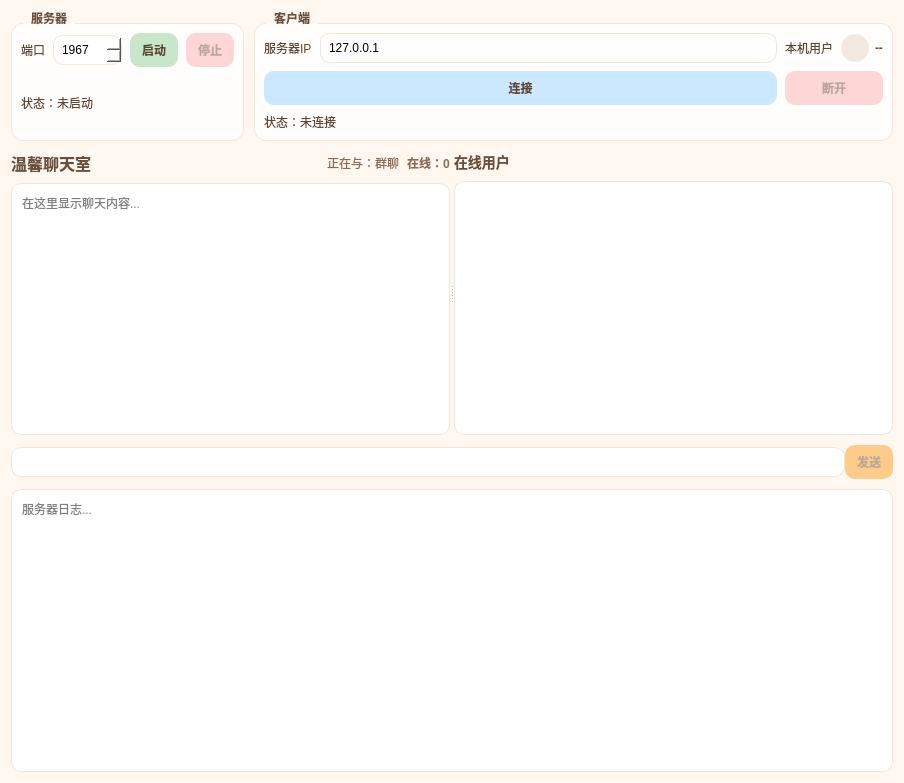
<?xml version="1.0" encoding="UTF-8"?>
<ui version="4.0">
 <class>ChatExchangeWindow</class>
 <widget class="QWidget" name="ChatExchangeWindow">
  <property name="geometry">
   <rect>
    <x>0</x>
    <y>0</y>
    <width>904</width>
    <height>783</height>
   </rect>
  </property>
  <property name="windowTitle">
   <string>聊天交流</string>
  </property>
  <property name="styleSheet">
   <string notr="true">
QWidget#ChatExchangeWindow{
  background-color:#FFF7F0;
}

QGroupBox{
  font-weight:600;
  border:1px solid #f1e6d8;
  border-radius:12px;
  margin-top:12px;
  background:rgba(255,255,255,0.85);
}
QGroupBox::title{
  subcontrol-origin: margin;
  subcontrol-position: top left;
  left:12px;
  padding:0 6px;
  color:#6b4f3a;
}

QLabel{ color:#5e4632; }

QLineEdit, QSpinBox, QPlainTextEdit, QTextBrowser, QListWidget{
  border:1px solid #f1e6d8;
  border-radius:10px;
  background:#ffffff;
  padding:6px;
}

QListWidget::item{ padding:7px 10px; border-radius:8px; }
QListWidget::item:hover{ background:#fff1dd; }
QListWidget::item:selected{ background:#FFE6A7; }

QPushButton{
  border:none;
  border-radius:10px;
  padding:8px 12px;
  background:#f2e8e0;
  color:#5e4632;
  font-weight:600;
}
QPushButton:hover{ background:#eadcd2; }
QPushButton:pressed{ background:#e2d0c4; }
QPushButton:disabled{ background:#f6f0ea; color:#b8a79a; }

QPushButton#sendButton{ background:#ffcb8a; }
QPushButton#sendButton:hover{ background:#ffb86b; }

QPushButton#connectButton{ background:#cce8ff; }
QPushButton#connectButton:hover{ background:#b3dcff; }

QPushButton#disconnectButton{ background:#ffd6d6; }
QPushButton#disconnectButton:hover{ background:#ffbdbd; }

QPushButton#startServerButton{ background:#c8e6c9; }
QPushButton#startServerButton:hover{ background:#b9dfba; }

QPushButton#stopServerButton{ background:#ffd6d6; }
QPushButton#stopServerButton:hover{ background:#ffbdbd; }
   </string>
  </property>
  <layout class="QVBoxLayout" name="verticalLayout">
   <property name="spacing">
    <number>10</number>
   </property>
   <item>
    <layout class="QHBoxLayout" name="topLayout">
     <property name="spacing">
      <number>10</number>
     </property>
     <item>
      <widget class="QGroupBox" name="serverGroupBox">
       <property name="title">
        <string>服务器</string>
       </property>
       <layout class="QGridLayout" name="gridLayout_server">
        <property name="spacing">
         <number>8</number>
        </property>
        <item row="0" column="0">
         <widget class="QLabel" name="portLabel">
          <property name="text">
           <string>端口</string>
          </property>
         </widget>
        </item>
        <item row="0" column="1">
         <widget class="QSpinBox" name="portSpinBox">
          <property name="minimum">
           <number>1024</number>
          </property>
          <property name="maximum">
           <number>65535</number>
          </property>
          <property name="value">
           <number>1967</number>
          </property>
         </widget>
        </item>
        <item row="0" column="2">
         <widget class="QPushButton" name="startServerButton">
          <property name="text">
           <string>启动</string>
          </property>
         </widget>
        </item>
        <item row="0" column="3">
         <widget class="QPushButton" name="stopServerButton">
          <property name="enabled">
           <bool>false</bool>
          </property>
          <property name="text">
           <string>停止</string>
          </property>
         </widget>
        </item>
        <item row="1" column="0" colspan="4">
         <widget class="QLabel" name="serverStatusLabel">
          <property name="text">
           <string>状态：未启动</string>
          </property>
         </widget>
        </item>
       </layout>
      </widget>
     </item>
     <item>
      <widget class="QGroupBox" name="clientGroupBox">
       <property name="title">
        <string>客户端</string>
       </property>
       <layout class="QGridLayout" name="gridLayout_client">
        <property name="spacing">
         <number>8</number>
        </property>
        <item row="0" column="0">
         <widget class="QLabel" name="serverIpLabel">
          <property name="text">
           <string>服务器IP</string>
          </property>
         </widget>
        </item>
        <item row="0" column="1">
         <widget class="QLineEdit" name="serverIpLineEdit">
          <property name="text">
           <string>127.0.0.1</string>
          </property>
         </widget>
        </item>
        <item row="0" column="2">
         <widget class="QLabel" name="nicknameTitleLabel">
          <property name="text">
           <string>本机用户</string>
          </property>
         </widget>
        </item>
        <item row="0" column="3">
         <layout class="QHBoxLayout" name="nicknameLayout">
          <property name="spacing">
           <number>6</number>
          </property>
          <property name="leftMargin">
           <number>0</number>
          </property>
          <property name="topMargin">
           <number>0</number>
          </property>
          <property name="rightMargin">
           <number>0</number>
          </property>
          <property name="bottomMargin">
           <number>0</number>
          </property>
          <item>
           <widget class="QLabel" name="nicknameAvatarLabel">
            <property name="minimumSize">
             <size>
              <width>28</width>
              <height>28</height>
             </size>
            </property>
            <property name="maximumSize">
             <size>
              <width>28</width>
              <height>28</height>
             </size>
            </property>
            <property name="styleSheet">
             <string notr="true">QLabel{border-radius:14px; background:#f2e8e0;}</string>
            </property>
            <property name="text">
             <string/>
            </property>
            <property name="alignment">
             <set>Qt::AlignmentFlag::AlignCenter</set>
            </property>
           </widget>
          </item>
          <item>
           <widget class="QLabel" name="nicknameLabel">
            <property name="styleSheet">
             <string notr="true">QLabel{font-weight:700; color:#6b4f3a;}</string>
            </property>
            <property name="text">
             <string>--</string>
            </property>
           </widget>
          </item>
         </layout>
        </item>
        <item row="1" column="0" colspan="2">
         <widget class="QPushButton" name="connectButton">
          <property name="text">
           <string>连接</string>
          </property>
         </widget>
        </item>
        <item row="1" column="2" colspan="2">
         <widget class="QPushButton" name="disconnectButton">
          <property name="enabled">
           <bool>false</bool>
          </property>
          <property name="text">
           <string>断开</string>
          </property>
         </widget>
        </item>
        <item row="2" column="0" colspan="4">
         <widget class="QLabel" name="clientStatusLabel">
          <property name="text">
           <string>状态：未连接</string>
          </property>
         </widget>
        </item>
       </layout>
      </widget>
     </item>
    </layout>
   </item>
   <item>
    <widget class="QSplitter" name="mainSplitter">
     <property name="sizePolicy">
      <sizepolicy hsizetype="Expanding" vsizetype="Expanding">
       <horstretch>0</horstretch>
       <verstretch>0</verstretch>
      </sizepolicy>
     </property>
     <property name="orientation">
      <enum>Qt::Orientation::Horizontal</enum>
     </property>
     <widget class="QWidget" name="chatPanel">
      <layout class="QVBoxLayout" name="chatPanelLayout">
       <property name="spacing">
        <number>8</number>
       </property>
       <item>
        <layout class="QHBoxLayout" name="chatHeaderLayout">
         <item>
          <widget class="QLabel" name="roomTitleLabel">
           <property name="styleSheet">
            <string notr="true">QLabel{font-size:16px; font-weight:800; color:#6b4f3a;}</string>
           </property>
           <property name="text">
            <string>温馨聊天室</string>
           </property>
          </widget>
         </item>
         <item>
          <spacer name="horizontalSpacer">
           <property name="orientation">
            <enum>Qt::Orientation::Horizontal</enum>
           </property>
           <property name="sizeHint" stdset="0">
            <size>
             <width>40</width>
             <height>20</height>
            </size>
           </property>
          </spacer>
         </item>
         <item>
          <widget class="QLabel" name="currentPeerLabel">
           <property name="styleSheet">
            <string notr="true">QLabel{color:#8a6a52;}</string>
           </property>
           <property name="text">
            <string>正在与：群聊</string>
           </property>
          </widget>
         </item>
         <item>
          <widget class="QLabel" name="onlineCountLabel">
           <property name="styleSheet">
            <string notr="true">QLabel{color:#8a6a52; font-weight:600;}</string>
           </property>
           <property name="text">
            <string>在线：0</string>
           </property>
          </widget>
         </item>
        </layout>
       </item>
       <item>
        <widget class="QTextBrowser" name="chatTextEdit">
         <property name="readOnly">
          <bool>true</bool>
         </property>
         <property name="placeholderText">
          <string>在这里显示聊天内容...</string>
         </property>
         <property name="openExternalLinks">
          <bool>false</bool>
         </property>
        </widget>
       </item>
      </layout>
     </widget>
     <widget class="QWidget" name="userPanel">
      <layout class="QVBoxLayout" name="userPanelLayout">
       <property name="spacing">
        <number>8</number>
       </property>
       <item>
        <widget class="QLabel" name="userListTitleLabel">
         <property name="styleSheet">
          <string notr="true">QLabel{font-size:14px; font-weight:800; color:#6b4f3a;}</string>
         </property>
         <property name="text">
          <string>在线用户</string>
         </property>
        </widget>
       </item>
       <item>
        <widget class="QListWidget" name="userListWidget">
         <property name="selectionMode">
          <enum>QAbstractItemView::SelectionMode::SingleSelection</enum>
         </property>
        </widget>
       </item>
      </layout>
     </widget>
    </widget>
   </item>
   <item>
    <layout class="QHBoxLayout" name="sendLayout">
     <property name="spacing">
      <number>0</number>
     </property>
     <item>
      <widget class="QLineEdit" name="messageLineEdit"/>
     </item>
     <item>
      <widget class="QPushButton" name="sendButton">
       <property name="enabled">
        <bool>false</bool>
       </property>
       <property name="text">
        <string>发送</string>
       </property>
      </widget>
     </item>
    </layout>
   </item>
   <item>
    <widget class="QPlainTextEdit" name="serverLogEdit">
     <property name="readOnly">
      <bool>true</bool>
     </property>
     <property name="placeholderText">
      <string>服务器日志...</string>
     </property>
    </widget>
   </item>
  </layout>
 </widget>
 <resources/>
 <connections/>
</ui>
